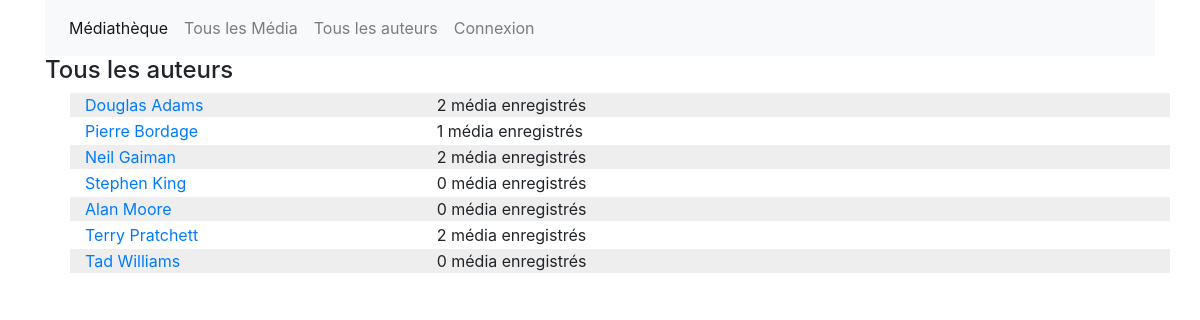
/index.php?action=authorList, run on the app's committed database.
### tables this page shows
CREATE TABLE IF NOT EXISTS `auteur` (
  `id` int(11) NOT NULL AUTO_INCREMENT,
  `nom` varchar(255) DEFAULT NULL,
  `prenom` varchar(255) DEFAULT NULL,
  `bio` text,
  PRIMARY KEY (`id`)
);

### functions/functions.php (the view, shortened to what this page needs)
<?php
function pagination($nbResultQuery, $nbPPages, $typePagination, $element){
    $pagination = "";
    $pageNumber = 1;
    return $pagination;
}
function getAuthorList($env = "front"){
    $link = openConn();
    $sql = "SELECT `a`.*, COUNT(`m`.`id`) AS `NbLivre`
	FROM
    	`auteur` `a` left join
        `auteur_media` `am` ON `a`.`id` = `am`.`idauteur` LEFT JOIN
        `media` `m` ON `am`.`idmedia` = `m`.`id`
    GROUP BY `a`.`id` ORDER BY `a`.`nom`;";
    $result = mysqli_query($link, $sql);
    $nbRows = mysqli_num_rows($result);
    $pageNumber = 1;
    if($nbRows > 0){
        $i = 0;
        echo "<h4>Tous les auteurs</h4>";
        echo "<ul id=\"listPaginationAuthor".$pageNumber."\" class=\"pagination-visible\">";
        while($i < $nbRows){
            $row = mysqli_fetch_assoc($result);
            $bgList = ($i%2 == 0) ? " style=\"background-color:#eee; margin-bottom: 2px;\"" : "style=\"margin-bottom: 2px;\"";
            echo "<li class=\"row\"".$bgList.">";
            if($env == "front"){
                echo "<a href=\"index.php?action=showAuteur&idAuteur=". $row["id"] . "\" class=\"col-lg-4\">".
                    utf8_encode($row["prenom"])." ".utf8_encode($row["nom"])."</a> " . utf8_encode($row["NbLivre"]) ." média enregistrés";
            }
            echo "</li>";
            $i++;
        }
        echo "</ul>";
    }else{
        echo "0 résultat";
    }
}

### css/style.css (style rules this page uses)
.pagination-visible { visibility: visible; display: block; }

### data on the page
auteur: prenom "Douglas", nom "Adams", NbLivre "2"
auteur: prenom "Pierre", nom "Bordage", NbLivre "1"
auteur: prenom "Neil", nom "Gaiman", NbLivre "2"
auteur: prenom "Stephen", nom "King", NbLivre "0"
auteur: prenom "Alan", nom "Moore", NbLivre "0"
auteur: prenom "Terry", nom "Pratchett", NbLivre "2"
auteur: prenom "Tad", nom "Williams", NbLivre "0"
